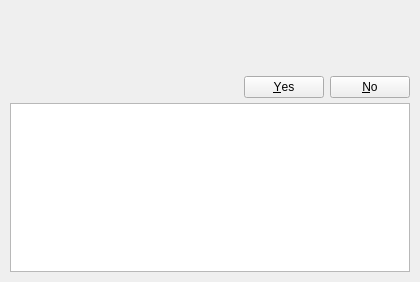
<?xml version="1.0" encoding="UTF-8"?>
<ui version="4.0">
 <class>TransactionDialog</class>
 <widget class="QWidget" name="TransactionDialog">
  <property name="geometry">
   <rect>
    <x>0</x>
    <y>0</y>
    <width>420</width>
    <height>282</height>
   </rect>
  </property>
  <property name="windowTitle">
   <string>Form</string>
  </property>
  <layout class="QVBoxLayout" name="layout">
   <property name="spacing">
    <number>0</number>
   </property>
   <property name="sizeConstraint">
    <enum>QLayout::SetMinimumSize</enum>
   </property>
   <property name="leftMargin">
    <number>10</number>
   </property>
   <property name="topMargin">
    <number>10</number>
   </property>
   <property name="rightMargin">
    <number>10</number>
   </property>
   <property name="bottomMargin">
    <number>10</number>
   </property>
   <item>
    <widget class="QLabel" name="text">
     <property name="text">
      <string/>
     </property>
     <property name="margin">
      <number>10</number>
     </property>
    </widget>
   </item>
   <item>
    <spacer name="verticalSpacer">
     <property name="orientation">
      <enum>Qt::Vertical</enum>
     </property>
     <property name="sizeType">
      <enum>QSizePolicy::Expanding</enum>
     </property>
     <property name="sizeHint" stdset="0">
      <size>
       <width>20</width>
       <height>60</height>
      </size>
     </property>
    </spacer>
   </item>
   <item>
    <widget class="QLabel" name="informativeText">
     <property name="text">
      <string/>
     </property>
     <property name="margin">
      <number>10</number>
     </property>
    </widget>
   </item>
   <item>
    <spacer name="verticalSpacer_2">
     <property name="orientation">
      <enum>Qt::Vertical</enum>
     </property>
     <property name="sizeType">
      <enum>QSizePolicy::Fixed</enum>
     </property>
     <property name="sizeHint" stdset="0">
      <size>
       <width>20</width>
       <height>2</height>
      </size>
     </property>
    </spacer>
   </item>
   <item>
    <widget class="QDialogButtonBox" name="buttonBox">
     <property name="standardButtons">
      <set>QDialogButtonBox::No|QDialogButtonBox::Yes</set>
     </property>
    </widget>
   </item>
   <item>
    <spacer name="spacerDetails">
     <property name="orientation">
      <enum>Qt::Vertical</enum>
     </property>
     <property name="sizeType">
      <enum>QSizePolicy::Fixed</enum>
     </property>
     <property name="sizeHint" stdset="0">
      <size>
       <width>20</width>
       <height>5</height>
      </size>
     </property>
    </spacer>
   </item>
   <item>
    <widget class="QTextBrowser" name="detailedText">
     <property name="minimumSize">
      <size>
       <width>0</width>
       <height>150</height>
      </size>
     </property>
    </widget>
   </item>
  </layout>
  <action name="actionRunInTerminal">
   <property name="icon">
    <iconset resource="../resources.qrc">
     <normaloff>:/resources/images/terminal.png</normaloff>:/resources/images/terminal.png</iconset>
   </property>
   <property name="text">
    <string>Run in terminal</string>
   </property>
  </action>
 </widget>
 <resources>
  <include location="../resources.qrc"/>
 </resources>
 <connections/>
</ui>
